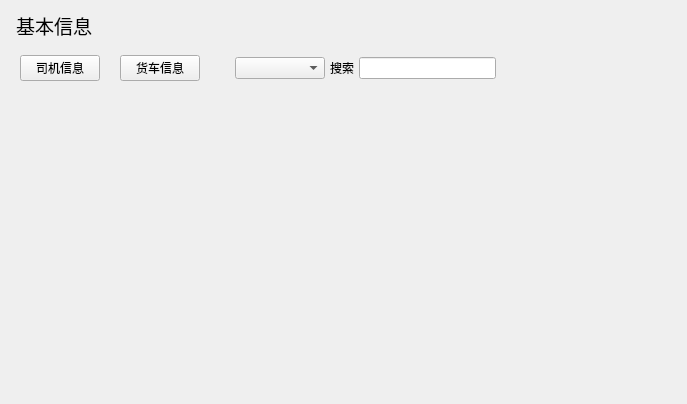
<?xml version="1.0" encoding="UTF-8"?>
<ui version="4.0">
 <class>BasicInformation</class>
 <widget class="QWidget" name="BasicInformation">
  <property name="geometry">
   <rect>
    <x>0</x>
    <y>0</y>
    <width>687</width>
    <height>404</height>
   </rect>
  </property>
  <property name="windowTitle">
   <string>Form</string>
  </property>
  <layout class="QGridLayout" name="gridLayout">
   <item row="0" column="0">
    <layout class="QVBoxLayout" name="verticalLayout_2">
     <item>
      <layout class="QVBoxLayout" name="verticalLayout">
       <item>
        <layout class="QHBoxLayout" name="horizontalLayout_2">
         <item>
          <spacer name="horizontalSpacer_4">
           <property name="orientation">
            <enum>Qt::Horizontal</enum>
           </property>
           <property name="sizeType">
            <enum>QSizePolicy::Fixed</enum>
           </property>
           <property name="sizeHint" stdset="0">
            <size>
             <width>5</width>
             <height>20</height>
            </size>
           </property>
          </spacer>
         </item>
         <item>
          <widget class="QLabel" name="titleLable">
           <property name="minimumSize">
            <size>
             <width>80</width>
             <height>20</height>
            </size>
           </property>
           <property name="text">
            <string>&lt;html&gt;&lt;head/&gt;&lt;body&gt;&lt;p&gt;&lt;span style=&quot; font-size:14pt;&quot;&gt;基本信息&lt;/span&gt;&lt;/p&gt;&lt;/body&gt;&lt;/html&gt;</string>
           </property>
          </widget>
         </item>
        </layout>
       </item>
       <item>
        <widget class="QWidget" name="widget" native="true">
         <property name="minimumSize">
          <size>
           <width>80</width>
           <height>20</height>
          </size>
         </property>
         <layout class="QHBoxLayout" name="horizontalLayout">
          <property name="spacing">
           <number>5</number>
          </property>
          <property name="bottomMargin">
           <number>6</number>
          </property>
          <item>
           <widget class="QPushButton" name="driverButton">
            <property name="text">
             <string>司机信息</string>
            </property>
            <property name="name" stdset="0">
             <string>PushButton</string>
            </property>
           </widget>
          </item>
          <item>
           <spacer name="horizontalSpacer_3">
            <property name="orientation">
             <enum>Qt::Horizontal</enum>
            </property>
            <property name="sizeType">
             <enum>QSizePolicy::Fixed</enum>
            </property>
            <property name="sizeHint" stdset="0">
             <size>
              <width>15</width>
              <height>20</height>
             </size>
            </property>
           </spacer>
          </item>
          <item>
           <widget class="QPushButton" name="truckButton">
            <property name="text">
             <string>货车信息</string>
            </property>
            <property name="name" stdset="0">
             <string>PushButton</string>
            </property>
           </widget>
          </item>
          <item>
           <spacer name="horizontalSpacer_2">
            <property name="orientation">
             <enum>Qt::Horizontal</enum>
            </property>
            <property name="sizeType">
             <enum>QSizePolicy::Fixed</enum>
            </property>
            <property name="sizeHint" stdset="0">
             <size>
              <width>30</width>
              <height>20</height>
             </size>
            </property>
           </spacer>
          </item>
          <item>
           <widget class="QComboBox" name="searchBox">
            <property name="minimumSize">
             <size>
              <width>90</width>
              <height>22</height>
             </size>
            </property>
            <property name="name" stdset="0">
             <string>SelectedButton</string>
            </property>
           </widget>
          </item>
          <item>
           <widget class="QLabel" name="searchLable">
            <property name="text">
             <string>搜索</string>
            </property>
            <property name="name" stdset="0">
             <string>SearchLable</string>
            </property>
           </widget>
          </item>
          <item>
           <widget class="QLineEdit" name="searchLineEdit">
            <property name="name" stdset="0">
             <string>SearchLine</string>
            </property>
           </widget>
          </item>
          <item>
           <spacer name="horizontalSpacer">
            <property name="orientation">
             <enum>Qt::Horizontal</enum>
            </property>
            <property name="sizeHint" stdset="0">
             <size>
              <width>171</width>
              <height>20</height>
             </size>
            </property>
           </spacer>
          </item>
         </layout>
        </widget>
       </item>
      </layout>
     </item>
     <item>
      <widget class="QStackedWidget" name="stackedWidget">
       <property name="currentIndex">
        <number>-1</number>
       </property>
      </widget>
     </item>
    </layout>
   </item>
   <item row="1" column="0">
    <widget class="QWidget" name="widget_2" native="true"/>
   </item>
  </layout>
 </widget>
 <resources/>
 <connections/>
</ui>
